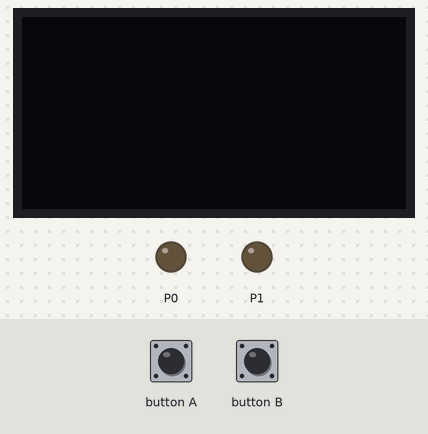
Simulated run of this program. Board: BBC micro:bit (MakeCode). Shown: 128×64 one-colour display, output pins drawn as LEDs (lit = HIGH). Inputs (shaded band) come from the test bench. What the program prints to the serial console is not drawn.

Above: at 1.2 s.
1.3 s: button A pressed for 0.15 s
2.9 s: button B pressed for 0.15 s
At 4.2 s:
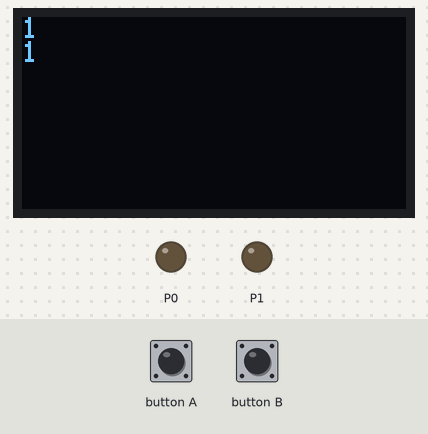
4.5 s: button A pressed for 0.15 s
At 5.4 s:
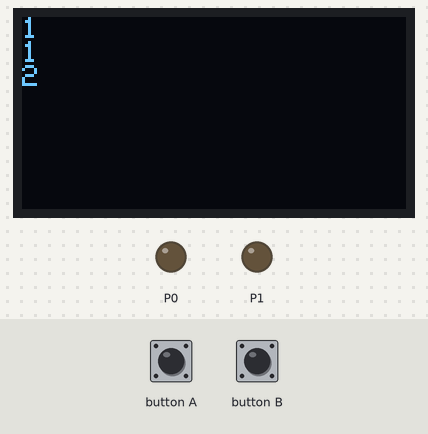
6.1 s: button B pressed for 0.15 s
At 6.6 s:
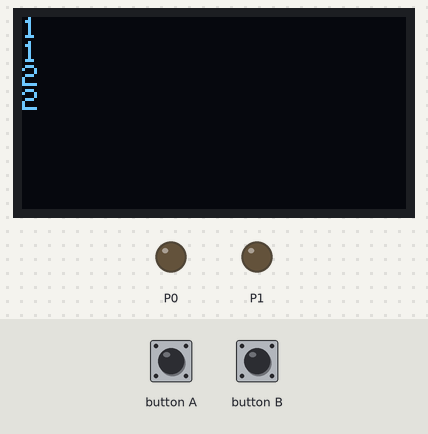
Timing chart, 0 to 8.7 s (numbered marks = the images above; inputs shaded):
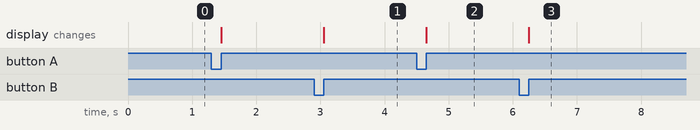

Measured:
- after the input at 2.9 s, the display: changes after 0.15 s (image 1)
- after the input at 4.5 s, the display: changes after 0.15 s (image 2)
- after the input at 6.1 s, the display: changes after 0.15 s (image 3)

The program:

main.ts
```typescript
input.onButtonPressed(Button.A, function () {
    speed1 += 1
    changeSpeed(1, speed1)
    OLED.writeNumNewLine(speed1)
})
function changeSpeed (fan: number, speed: number) {
    speed = speed * 100
    if (fan == 1) {
        pins.digitalWritePin(DigitalPin.P0, speed)
    } else if (fan == 2) {
        pins.digitalWritePin(DigitalPin.P1, speed)
    } else {

    }
}
input.onButtonPressed(Button.B, function () {
    speed2 += 1
    changeSpeed(2, speed2)
    OLED.writeNumNewLine(speed2)
})
let speed = 0
let speed2 = 0
let speed1 = 0
OLED.init(128, 64)
bluetooth.startUartService()
speed1 = 0
speed2 = 0
pins.digitalWritePin(DigitalPin.P0, 0)
pins.digitalWritePin(DigitalPin.P1, 0)
loops.everyInterval(60000, function () {

})
basic.forever(function () {
    bluetooth.uartWriteString("Rhg")
})
```

test.ts
```typescript
// sem patria testy; keď sa tento balík použije ako rozšírenie, nebudú sa kompilovať.
```
